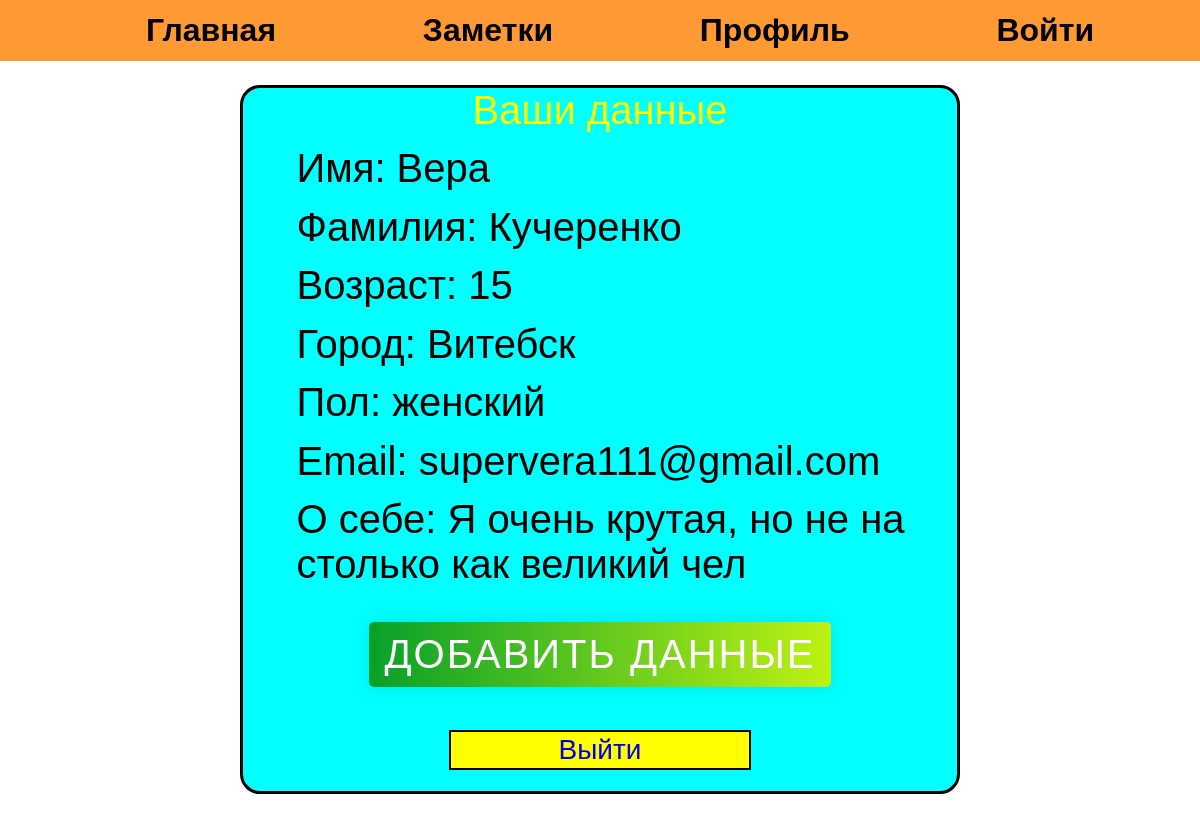
Screenshot of /profile (signed in) with the database file from the repository.
### main.py (models this page shows, shortened)
class Users(db.Model):
    __tablename__ = 'users'
    id_ = db.Column(db.Integer, primary_key=True)
    name = db.Column(db.String(20))
    email = db.Column(db.String(50), unique=True)
    password = db.Column(db.String(500), nullable=False)
    relationship = db.relationship('Profile', backref='users', uselist=False)
    second_relationship = db.relationship('Notes', backref='users', uselist=False)

class Profile(db.Model):
    __tablename__ = 'profile'
    id = db.Column(db.Integer, primary_key=True)
    profile_id = db.Column(db.Integer, db.ForeignKey('users.id_'))
    city = db.Column(db.String(20))
    age = db.Column(db.Integer)
    sure_name = db.Column(db.String(20))
    about_yourself = db.Column(db.String(100))
    gender = db.Column(db.String(20))

### main.py (the view)
@app.route('/profile')
@login_required
def profile():
    user = UserLogin().get_user_by_email(session['email'], Users)
    else_datas = Profile.query.filter_by(id=user.id_).first()
    if else_datas:
        user_data = {
            'Имя: ': user.name,
            'Фамилия:': else_datas.sure_name,
            'Возраст:': else_datas.age,
            'Город:': else_datas.city,
            'Пол:': else_datas.gender,
            'Email: ': user.email,
            'О себе:': else_datas.about_yourself,
        }
    else:
        user_data = {
            'Имя: ': user.name,
            'Email: ': user.email,
        }
    return render_template('profile.html', title='профиль', menu=main_menu, datas=user_data)

### main.py (called while the page is built)
@login_manager.user_loader
def load_user(user_id):
    return UserLogin().from_db(user_id, Users)

### users.py (called while the page is built)
    def from_db(self, user_id, db):
        try:
            self.__user = db.query.filter_by(id_=user_id)
        except Exception as error:
            print(f'ХУЕТА {error}')
        return self

    @staticmethod
    def get_user_by_email(email, db):
        user = False
        try:
            user = db.query.filter_by(email=email).first()
        except Exception as error:
            print(f'ошибочка в get_user_by_email {error}')
        return user

### templates/profile.html (shortened to what this page needs)
{% extends 'forms.html' -%}
{% block content -%}
{{ super() }}
<div class="all_datas">
    <p class="your_datas">Ваши данные</p>
    <ul>
    {% for data in datas -%}
        {% if datas[data] -%}
            <li class="all_datas_list">{{data}} {{datas[data]}}</li>
        {% endif -%}
    {% endfor -%}
    </ul>
    <a href="{{ url_for('new_datas') }}" class="button">Добавить данные</a>
    <a href="{{ url_for('logout') }}" class="submit_button">Выйти</a>
</div>
{% endblock content -%}

### static/css/styles.css (style rules this page uses)
* { margin: 0%; font-family: 'Montserrat', sans-serif; text-align: center; }
.all_datas { border-radius: 20px; border: solid, black; margin: 10% 20% 20%; margin-top: 2%; text-align: center; font-size: 250%; background-color: aqua; min-width: 100px; }
.your_datas { color: yellow; }
.all_datas_list { list-style-type: none; text-align: left; margin: 2%; }
.submit_button { margin: 3%; padding: 2px 15%; font-size: 70%; background-color: yellow; border: solid, black, 2px; display: inline-block; transition: transform 0.3s ease; text-decoration: none; }
.button { margin: 3%; text-decoration: none; display: inline-block; color: white; padding: 10px 15px; border-radius: 5px; text-transform: uppercase; letter-spacing: 2px; background-image: linear-gradient(to right, #08a029 0%, #c2f313 51%, #ff3806 100%); background-size: 200% auto; box-shadow: 0 0 20px rgba(0, 0, 0, .1); transition: .5s; }

### rows the page displays
Users: name "Вера" "supervera111@gmail.com"
Profile: sure_name "Кучеренко" "Витебск" "женский" "Я очень крутая, но не на столько как великий чел"

### other values shown
{{ m.title }} "Главная" "Заметки" "Профиль" "Войти"
{{ data }} "Имя:" "Фамилия:" "Возраст:" "Город:" "Пол:" "Email:" "О себе:"
{{ datas[data] }} "15"
